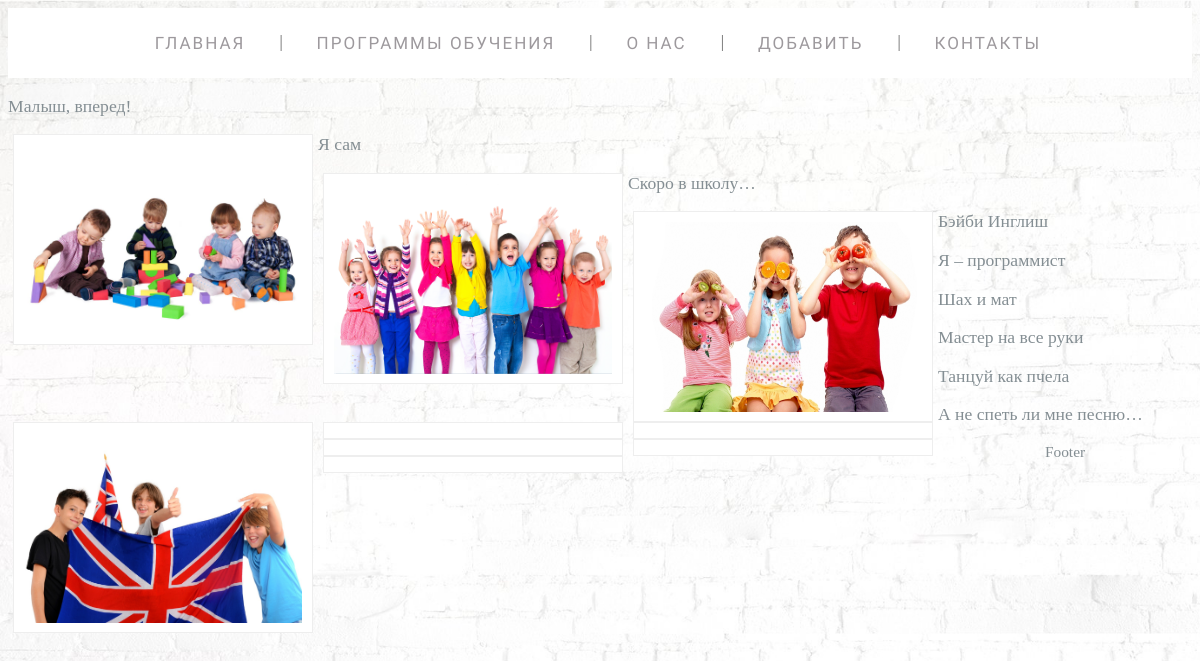
The app's page /test, older data.
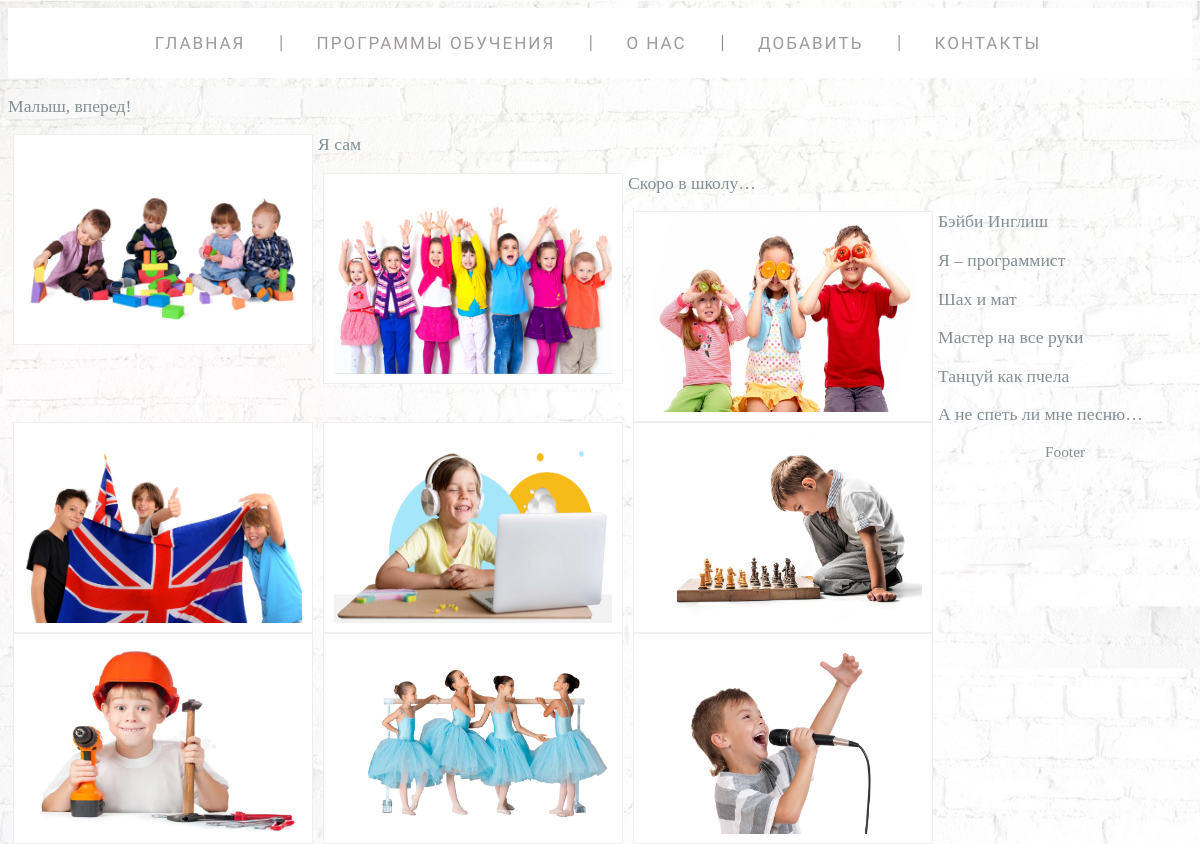
The same page, newer data.
### school/models.py (models this page shows, shortened)
class PhotoEducations(models.Model):
    name_edu = models.CharField(max_length=40, verbose_name='Название')
    slug = models.SlugField(max_length=255, db_index=True, unique=True, verbose_name='URL')
    photo = models.ImageField(upload_to='photos/%Y/%m/%d/', verbose_name='Фото')
    class Meta:
        verbose_name = 'Фото программы'
        verbose_name_plural = 'Фото программ'

### school/views.py (the view)
# urls.py: path('test', TestPage.as_view(), name='test'),
class TestPage(ListView):
    model = PhotoEducations
    template_name = 'school/test.html'
    def get_context_data(self, **kwargs: Any) -> Dict[str, Any]:
        context = super().get_context_data(**kwargs)
        context['menu'] = menu
        context['title'] = 'Тестовая страница'
        return context

### school/templates/school/test.html
{% extends 'school/base.html' %}
{% block content %}
{% for i in object_list %}
<p>{{i.name_edu}}</p>
<div class="product-item">
    <div class="product-img">
        {% if i.photo %}
        <img src="{{ i.photo.url|default_if_none:'#' }}" alt="{{i.name_edu}}">
        {% endif %}
    </div>
</div>
{% endfor %}
{% endblock %}

Row changes from the older to the newer data that the page shows:
changed PhotoEducations "Я – программист": photo: picture added
changed PhotoEducations "Шах и мат": photo: picture added
changed PhotoEducations "Мастер на все руки": photo: picture added
changed PhotoEducations "Танцуй как пчела": photo: picture added
changed PhotoEducations "А не спеть ли мне песню…": photo: picture added
